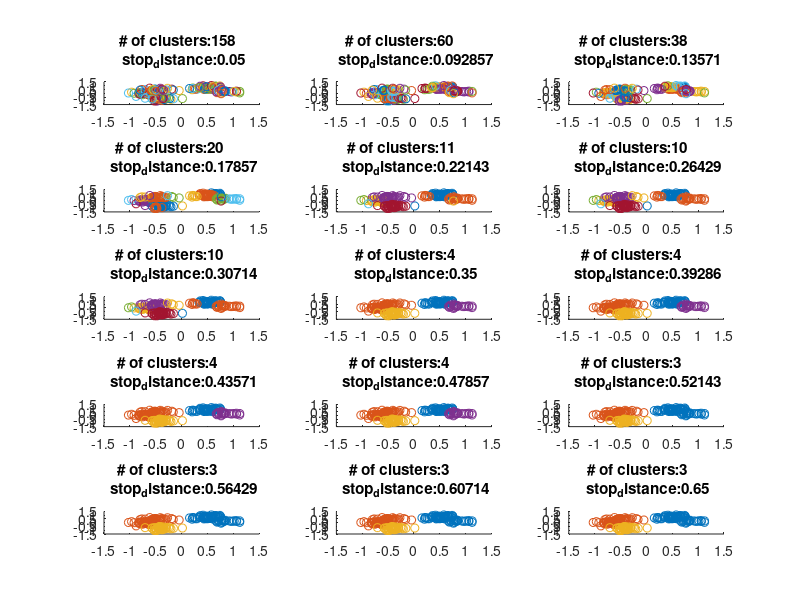

This figure's MATLAB source:
clear all; close all;
load('points.mat');

%Allocate and intialize
C = cell([200,1]);
n = length(pts);

average_linkage = true; %false for centroid_clusteringe

%create single element clusters for the start
%we represent the points with their indeces
for i = 1:n
    C{i} = i;
end

%calculate complete distance matrix once
distances = pdist2(pts,pts);
distances(distances==0)=Inf;
min_distance = 0;

%try different stop conditions - doesn't take too long.
stop_distances = linspace(0.05 , 0.65 , 15);
figure();

for index = 1:15
    stop_distance = stop_distances(index);

    %while the distance between the last two merged clusters (and 
    %therefore the last two closest clusters) is smaller than the current
    %condition we continue merging
    while min_distance < stop_distance
        %get smallest distance
        [~,ind] = min(distances(:));
        [xentr,yentr] = ind2sub([n,n],ind);
        %merge the corresponding index-clusters
        C{min(xentr,yentr)} = [C{xentr},C{yentr}];
        C{max(xentr,yentr)} = [];

        %%% patching the matrix up for the next step
        mergeInto = min(xentr,yentr); %merge them into the lower index
        mergeFrom = max(xentr,yentr); %and from the higher index
                                      %we don't move the n-th row into the
                                      %higher index because that's just
                                      %cosmetics
                                      
        %for average linkage: we have to recalculate the distance from the
        % current cluster to all other non-empty clusters. We use the
        % pdist2 funtion to get all distances between the elements of the
        % two clusters (that's also where the scalar 2 in factor comes
        % from, the pdist2 matrix is symmetric).
        %for centroid_clustering: similar procedure only that we don't need
        % the pdsit2 function here since we only have to compute the distance
        % between the average clusters.
        if average_linkage
            for j = 1:200
                if (j ~= mergeInto) && (j ~= mergeFrom) && ~(isempty(C{j}))
                    factor = 1./(2*length(C{mergeInto})*length(C{j}));
                    d_mean = factor * sum(sum(pdist2(pts(C{mergeInto},:),pts(C{j},:))));
                    distances(mergeInto,j) = d_mean;
                    distances(j,mergeInto) = d_mean;
                else %its one of the two clusters that we are merging currently
                     %or the cluster is already empty
                    distances(mergeInto,j) = Inf;
                    distances(j,mergeInto) = Inf;
                end
            end
        else
            for j = 1:200
                if (j ~= mergeInto) && (j ~= mergeFrom) && ~(isempty(C{j}))
                    x_1 = (1./length(C{mergeInto}))*sum(pts(C{mergeInto},:),1);
                    x_2 = (1./length(C{j}))*sum(pts(C{j},:),1);

                    d_centroid = sqrt(sum((x_1-x_2).^2));
                    distances(mergeInto,j) = d_centroid;
                    distances(j,mergeInto) = d_centroid;
                else
                    distances(mergeInto,j) = Inf;
                    distances(j,mergeInto) = Inf;
                end
                distances(mergeInto,:) = min([distances(xentr,:);distances(yentr,:)]);
                distances(:,mergeInto) = min([distances(xentr,:);distances(yentr,:)]);
            end
        end
        
        %patching it up
        distances(mergeInto,mergeInto) = Inf;
        distances(xentr,yentr) = Inf;
        distances(yentr,xentr) = Inf;       
        distances(mergeFrom,:) = Inf([200,1]);
        distances(:,mergeFrom) = Inf([200,1]);
        %get the minimal distance between two clusters
        min_distance = min(distances(mergeInto,:));
    end

    %plotting
    subplot(5,3,index);
    hold on;
    cnt = 0;
    for i = 1:n
        if ~(isempty(C{i}))
            plot(pts(C{i},1),pts(C{i},2),'o')
            cnt = cnt+1;
        end
    end
    title(strvcat(strcat('# of clusters: ' , num2str(cnt)) , strcat(' stop_distance: ' , num2str(stop_distance))));
    hold off;
end

